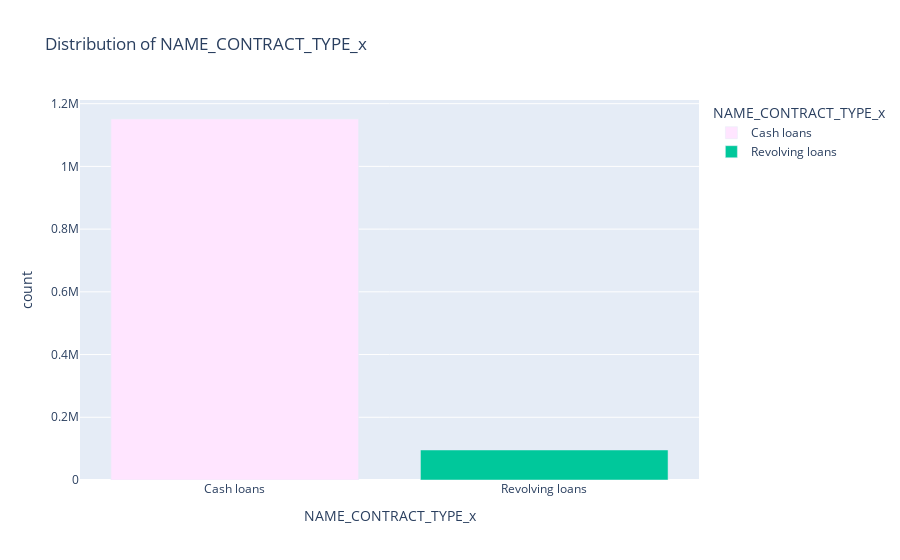
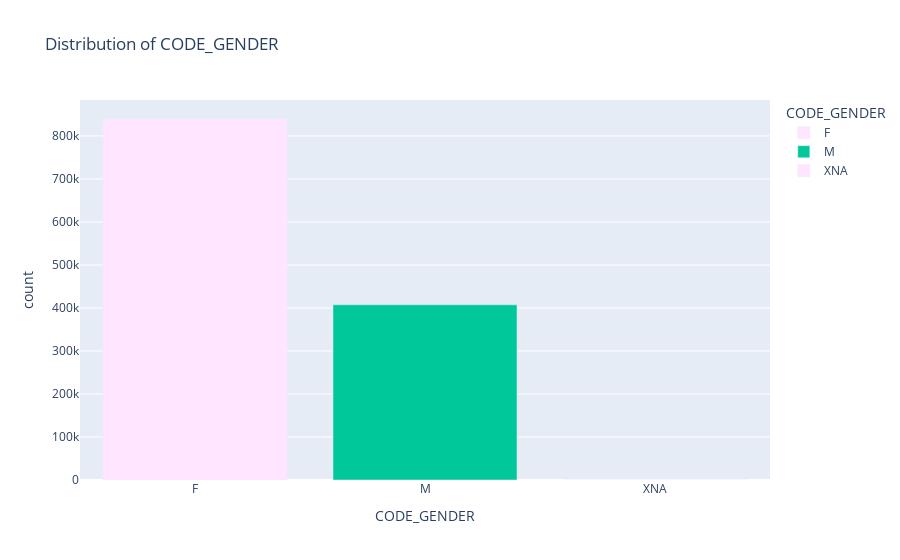
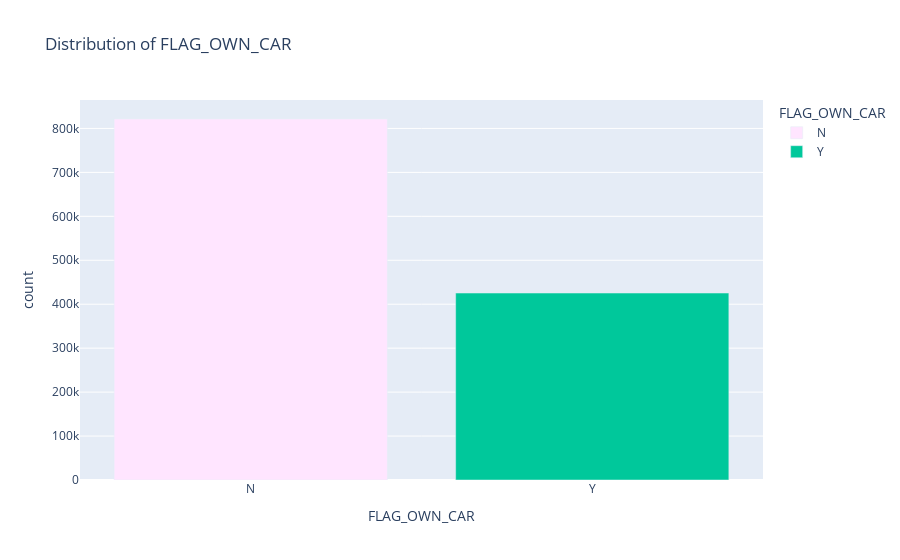
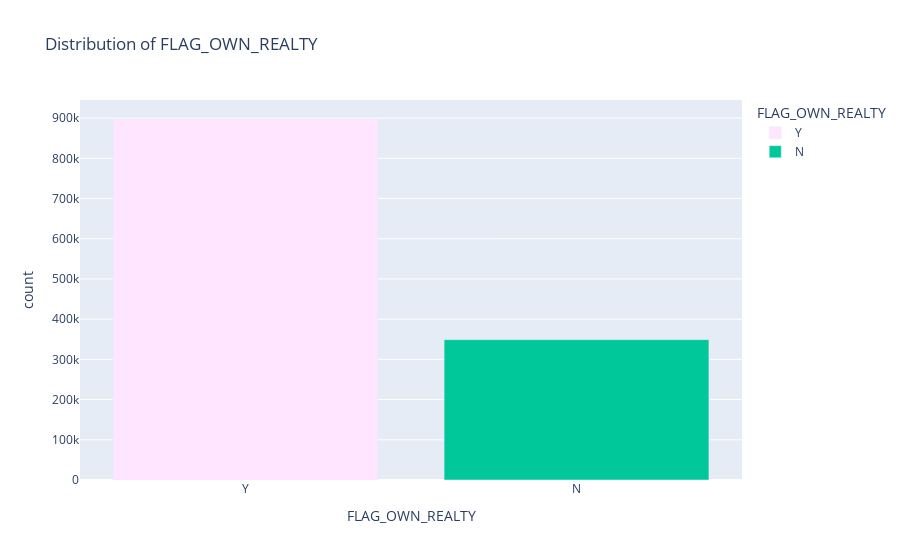

Notebook code for these charts, in order:
### Code cell
for i in cat_col:
    plot(i)

### Figure 1 — Plotly figure (JSON) as saved in the notebook; plotly's stock layout.template omitted (floating-point values rounded to 4 significant figures)
{"data": [{"alignmentgroup": "True", "hovertemplate": "NAME_CONTRACT_TYPE_x=%{x}<br>count=%{y}<extra></extra>", "legendgroup": "Cash loans", "marker": {"color": "#ffe5ff", "pattern": {"shape": ""}}, "name": "Cash loans", "offsetgroup": "Cash loans", "orientation": "v", "showlegend": true, "textposition": "auto", "type": "bar", "x": ["Cash loans"], "xaxis": "x", "y": [1151155], "yaxis": "y"}, {"alignmentgroup": "True", "hovertemplate": "NAME_CONTRACT_TYPE_x=%{x}<br>count=%{y}<extra></extra>", "legendgroup": "Revolving loans", "marker": {"color": "#00c89b", "pattern": {"shape": ""}}, "name": "Revolving loans", "offsetgroup": "Revolving loans", "orientation": "v", "showlegend": true, "textposition": "auto", "type": "bar", "x": ["Revolving loans"], "xaxis": "x", "y": [95726], "yaxis": "y"}], "layout": {"autosize": true, "barmode": "relative", "legend": {"title": {"text": "NAME_CONTRACT_TYPE_x"}, "tracegroupgap": 0}, "title": {"text": "Distribution of NAME_CONTRACT_TYPE_x"}, "xaxis": {"anchor": "y", "autorange": true, "categoryarray": ["Cash loans", "Revolving loans"], "categoryorder": "array", "domain": [0, 1], "range": [-0.5, 1.5], "title": {"text": "NAME_CONTRACT_TYPE_x"}, "type": "category"}, "yaxis": {"anchor": "x", "autorange": true, "domain": [0, 1], "range": [0, 1212000.0], "title": {"text": "count"}, "type": "linear"}}}

### Figure 2 — Plotly figure (JSON) as saved in the notebook; plotly's stock layout.template omitted (floating-point values rounded to 4 significant figures)
{"data": [{"alignmentgroup": "True", "hovertemplate": "CODE_GENDER=%{x}<br>count=%{y}<extra></extra>", "legendgroup": "F", "marker": {"color": "#ffe5ff", "pattern": {"shape": ""}}, "name": "F", "offsetgroup": "F", "orientation": "v", "showlegend": true, "textposition": "auto", "type": "bar", "x": ["F"], "xaxis": "x", "y": [839436], "yaxis": "y"}, {"alignmentgroup": "True", "hovertemplate": "CODE_GENDER=%{x}<br>count=%{y}<extra></extra>", "legendgroup": "M", "marker": {"color": "#00c89b", "pattern": {"shape": ""}}, "name": "M", "offsetgroup": "M", "orientation": "v", "showlegend": true, "textposition": "auto", "type": "bar", "x": ["M"], "xaxis": "x", "y": [407398], "yaxis": "y"}, {"alignmentgroup": "True", "hovertemplate": "CODE_GENDER=%{x}<br>count=%{y}<extra></extra>", "legendgroup": "XNA", "marker": {"color": "#ffe5ff", "pattern": {"shape": ""}}, "name": "XNA", "offsetgroup": "XNA", "orientation": "v", "showlegend": true, "textposition": "auto", "type": "bar", "x": ["XNA"], "xaxis": "x", "y": [47], "yaxis": "y"}], "layout": {"autosize": true, "barmode": "relative", "legend": {"title": {"text": "CODE_GENDER"}, "tracegroupgap": 0}, "title": {"text": "Distribution of CODE_GENDER"}, "xaxis": {"anchor": "y", "autorange": true, "categoryarray": ["F", "M", "XNA"], "categoryorder": "array", "domain": [0, 1], "range": [-0.5, 2.5], "title": {"text": "CODE_GENDER"}, "type": "category"}, "yaxis": {"anchor": "x", "autorange": true, "domain": [0, 1], "range": [0, 883600.0], "title": {"text": "count"}, "type": "linear"}}}

### Figure 3 — Plotly figure (JSON) as saved in the notebook; plotly's stock layout.template omitted (floating-point values rounded to 4 significant figures)
{"data": [{"alignmentgroup": "True", "hovertemplate": "FLAG_OWN_CAR=%{x}<br>count=%{y}<extra></extra>", "legendgroup": "N", "marker": {"color": "#ffe5ff", "pattern": {"shape": ""}}, "name": "N", "offsetgroup": "N", "orientation": "v", "showlegend": true, "textposition": "auto", "type": "bar", "x": ["N"], "xaxis": "x", "y": [821458], "yaxis": "y"}, {"alignmentgroup": "True", "hovertemplate": "FLAG_OWN_CAR=%{x}<br>count=%{y}<extra></extra>", "legendgroup": "Y", "marker": {"color": "#00c89b", "pattern": {"shape": ""}}, "name": "Y", "offsetgroup": "Y", "orientation": "v", "showlegend": true, "textposition": "auto", "type": "bar", "x": ["Y"], "xaxis": "x", "y": [425423], "yaxis": "y"}], "layout": {"autosize": true, "barmode": "relative", "legend": {"title": {"text": "FLAG_OWN_CAR"}, "tracegroupgap": 0}, "title": {"text": "Distribution of FLAG_OWN_CAR"}, "xaxis": {"anchor": "y", "autorange": true, "categoryarray": ["N", "Y"], "categoryorder": "array", "domain": [0, 1], "range": [-0.5, 1.5], "title": {"text": "FLAG_OWN_CAR"}, "type": "category"}, "yaxis": {"anchor": "x", "autorange": true, "domain": [0, 1], "range": [0, 864700.0], "title": {"text": "count"}, "type": "linear"}}}

### Figure 4 — Plotly figure (JSON) as saved in the notebook; plotly's stock layout.template omitted (floating-point values rounded to 4 significant figures)
{"data": [{"alignmentgroup": "True", "hovertemplate": "FLAG_OWN_REALTY=%{x}<br>count=%{y}<extra></extra>", "legendgroup": "Y", "marker": {"color": "#ffe5ff", "pattern": {"shape": ""}}, "name": "Y", "offsetgroup": "Y", "orientation": "v", "showlegend": true, "textposition": "auto", "type": "bar", "x": ["Y"], "xaxis": "x", "y": [897805], "yaxis": "y"}, {"alignmentgroup": "True", "hovertemplate": "FLAG_OWN_REALTY=%{x}<br>count=%{y}<extra></extra>", "legendgroup": "N", "marker": {"color": "#00c89b", "pattern": {"shape": ""}}, "name": "N", "offsetgroup": "N", "orientation": "v", "showlegend": true, "textposition": "auto", "type": "bar", "x": ["N"], "xaxis": "x", "y": [349076], "yaxis": "y"}], "layout": {"autosize": true, "barmode": "relative", "legend": {"title": {"text": "FLAG_OWN_REALTY"}, "tracegroupgap": 0}, "title": {"text": "Distribution of FLAG_OWN_REALTY"}, "xaxis": {"anchor": "y", "autorange": true, "categoryarray": ["Y", "N"], "categoryorder": "array", "domain": [0, 1], "range": [-0.5, 1.5], "title": {"text": "FLAG_OWN_REALTY"}, "type": "category"}, "yaxis": {"anchor": "x", "autorange": true, "domain": [0, 1], "range": [0, 945100.0], "title": {"text": "count"}, "type": "linear"}}}
